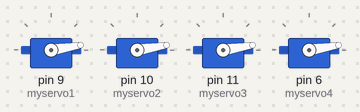
Bench run of a sketch on a simulated Arduino Uno, built with avr-gcc and run on an emulated ATmega328P. Shown: 4 × servo. At 5.5 s the program stops and its outputs stay as they are.

Above: at 0.15 s.
At 0.76 s:
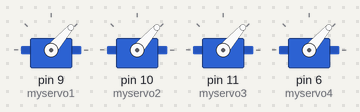
At 1.68 s:
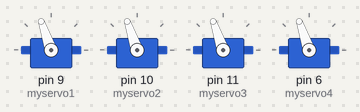
At 2.29 s:
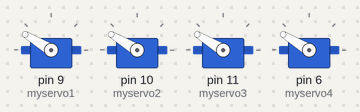
At 2.9 s:
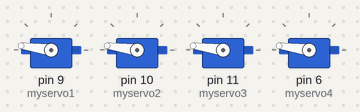
At 5.6 s:
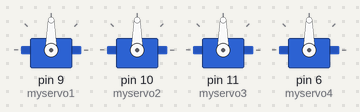
Timing chart, 0 to 7.0 s (numbered marks = the images above):
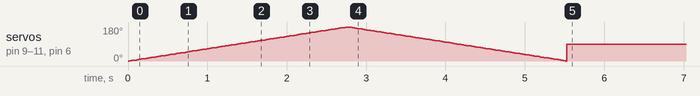

The sketch:

code.ino
```cpp
#include <Servo.h>

// تعريف 4 محركات سيرفو
Servo myservo1;
Servo myservo2;
Servo myservo3;
Servo myservo4;

void setup() {
  // توصيل السيرفو بالأرادوينو ( 9, 10, 11, 6)
  myservo1.attach(9);
  myservo2.attach(10);
  myservo3.attach(11);
  myservo4.attach(6);
}

void loop() {
  unsigned long startTime = millis(); // تسجيل وقت بداية الـ Sweep

  // حركة Sweep لمدة ثانيتين
  while (millis() - startTime < 2000) {
    for (int pos = 0; pos <= 180; pos += 1) {
      myservo1.write(pos);
      myservo2.write(pos);
      myservo3.write(pos);
      myservo4.write(pos);
      delay(15);
    }
    for (int pos = 180; pos >= 0; pos -= 1) {
      myservo1.write(pos);
      myservo2.write(pos);
      myservo3.write(pos);
      myservo4.write(pos);
      delay(15);
    }
  }

  // بعد انتهاء ثانيتين، تثبيت جميع المحركات عند 90 درجة
  myservo1.write(90);
  myservo2.write(90);
  myservo3.write(90);
  myservo4.write(90);

  // إيقاف الـ loop لكي لا تتكرر الحركة إلا عند إعادة التشغيل
  while(true);
}
```
